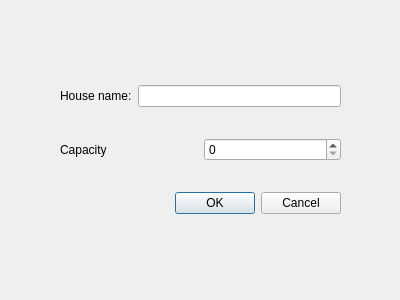
<?xml version="1.0" encoding="UTF-8"?>
<ui version="4.0">
 <class>createmaison</class>
 <widget class="QDialog" name="createmaison">
  <property name="geometry">
   <rect>
    <x>0</x>
    <y>0</y>
    <width>400</width>
    <height>300</height>
   </rect>
  </property>
  <property name="windowTitle">
   <string>Dialog</string>
  </property>
  <widget class="QWidget" name="">
   <property name="geometry">
    <rect>
     <x>60</x>
     <y>60</y>
     <width>281</width>
     <height>181</height>
    </rect>
   </property>
   <layout class="QVBoxLayout" name="verticalLayout">
    <item>
     <layout class="QHBoxLayout" name="horizontalLayout">
      <item>
       <widget class="QLabel" name="label">
        <property name="text">
         <string>House name:</string>
        </property>
       </widget>
      </item>
      <item>
       <widget class="QLineEdit" name="lineEdit"/>
      </item>
     </layout>
    </item>
    <item>
     <layout class="QHBoxLayout" name="horizontalLayout_2">
      <item>
       <widget class="QLabel" name="label_2">
        <property name="text">
         <string>Capacity</string>
        </property>
       </widget>
      </item>
      <item>
       <widget class="QSpinBox" name="spinBox">
        <property name="maximum">
         <number>12</number>
        </property>
       </widget>
      </item>
     </layout>
    </item>
    <item>
     <widget class="QDialogButtonBox" name="buttonBox">
      <property name="orientation">
       <enum>Qt::Orientation::Horizontal</enum>
      </property>
      <property name="standardButtons">
       <set>QDialogButtonBox::StandardButton::Cancel|QDialogButtonBox::StandardButton::Ok</set>
      </property>
     </widget>
    </item>
   </layout>
  </widget>
 </widget>
 <resources/>
 <connections>
  <connection>
   <sender>buttonBox</sender>
   <signal>accepted()</signal>
   <receiver>createmaison</receiver>
   <slot>accept()</slot>
   <hints>
    <hint type="sourcelabel">
     <x>248</x>
     <y>254</y>
    </hint>
    <hint type="destinationlabel">
     <x>157</x>
     <y>274</y>
    </hint>
   </hints>
  </connection>
  <connection>
   <sender>buttonBox</sender>
   <signal>rejected()</signal>
   <receiver>createmaison</receiver>
   <slot>reject()</slot>
   <hints>
    <hint type="sourcelabel">
     <x>316</x>
     <y>260</y>
    </hint>
    <hint type="destinationlabel">
     <x>286</x>
     <y>274</y>
    </hint>
   </hints>
  </connection>
 </connections>
</ui>
